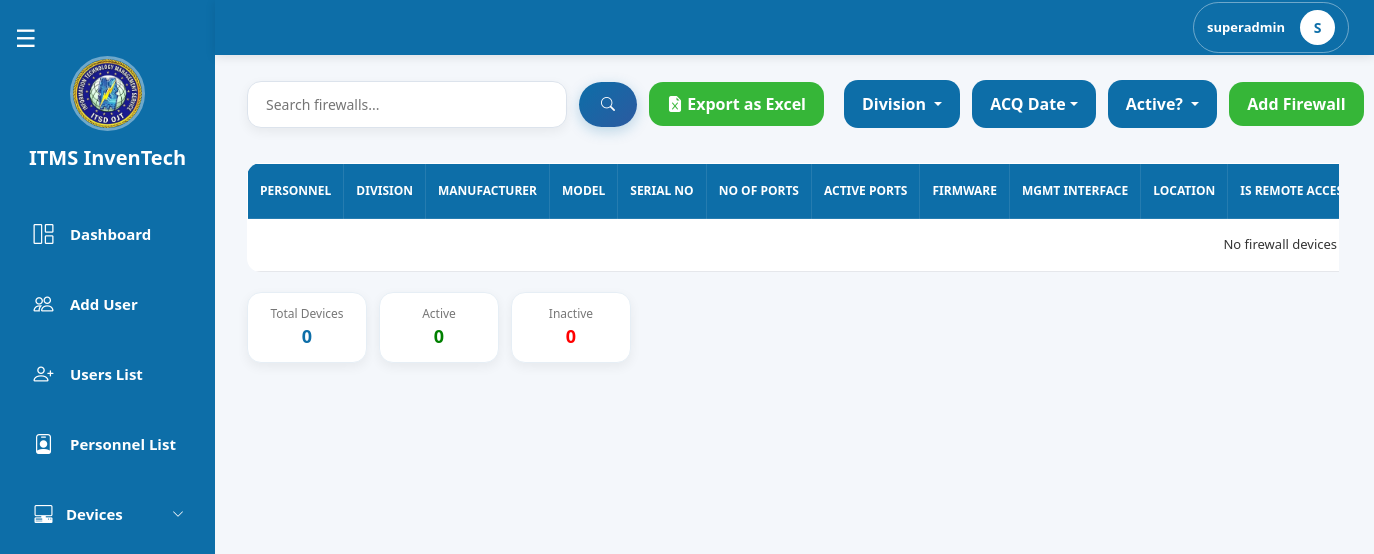
Before: /pages/superadmin/device_firewalls.php (signed in) with the older database file.
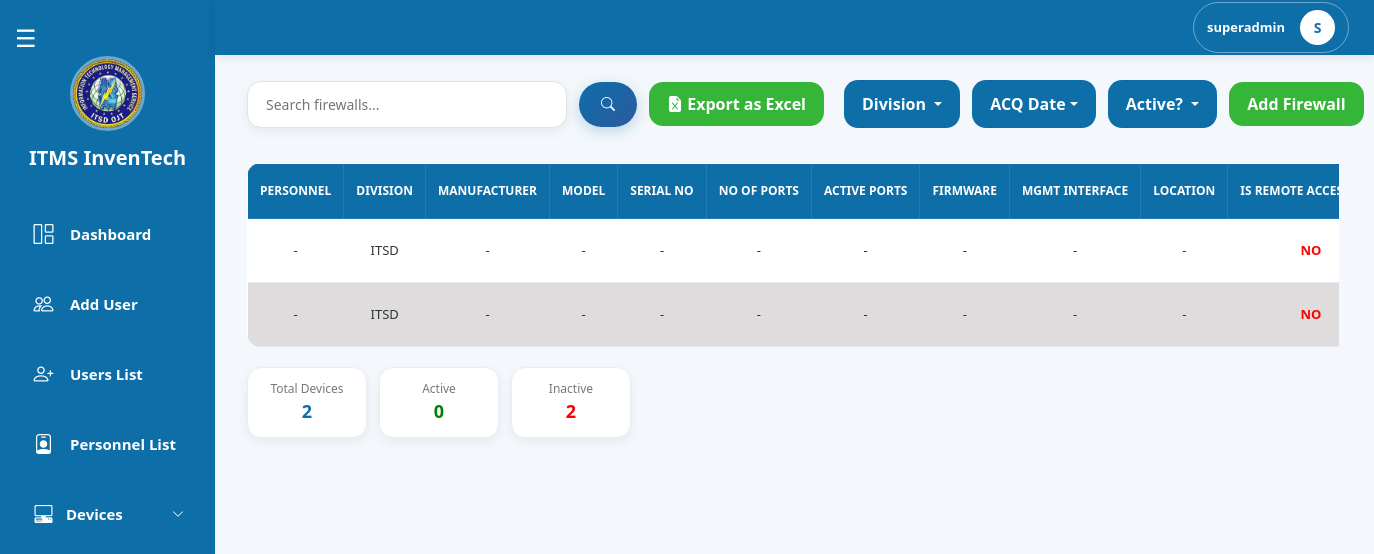
After: the same page with the newer database file.
### tables this page shows
CREATE TABLE `firewalls` (
  `id` int(11) NOT NULL,
  `personnel_id` int(11) NOT NULL,
  `division_id` int(11) NOT NULL,
  `device_id` int(11) NOT NULL,
  `manufacturer` varchar(255) DEFAULT NULL,
  `model` varchar(255) DEFAULT NULL,
  `serial_no` varchar(255) DEFAULT NULL,
  `no_of_ports` int(11) DEFAULT NULL,
  `no_of_active_ports` int(11) DEFAULT NULL,
  `firmware_version` varchar(255) DEFAULT NULL,
  `management_interface_type` varchar(255) DEFAULT NULL,
  `location` varchar(255) DEFAULT NULL,
  `is_active` tinyint(1) NOT NULL,
  `is_remotely_accessible` tinyint(1) DEFAULT NULL,
  `remote_connection_details` text DEFAULT NULL,
  `remarks` text DEFAULT NULL,
  `pnp_focal_person` varchar(255) DEFAULT NULL,
  `contact_details` int(11) DEFAULT NULL,
  `acquisition_date` date DEFAULT NULL,
  `acquisition_type` varchar(255) DEFAULT NULL,
  `acquisition_details` text DEFAULT NULL,
  `previous_owners_id` longtext DEFAULT NULL CHECK (json_valid(`previous_owners_id`)),
  `created_date` date NOT NULL DEFAULT current_timestamp(),
  `last_updated_at` date DEFAULT NULL
);

CREATE TABLE `divisions` (
  `id` int(11) NOT NULL,
  `division` varchar(100) NOT NULL
);

### pages/superadmin/device_firewalls.php (the view, shortened to what this page needs)
<?php
include("../../config/db.php");
$limit  = 10;
$page   = max(1, (int)($_GET['page'] ?? 1));
$offset = ($page - 1) * $limit;
$search = trim($_GET['search'] ?? '');
$division_filter_raw = $_GET['division'] ?? [];
$division_filter     = is_array($division_filter_raw)
    ? array_filter(array_map('trim', $division_filter_raw)) : [];
$active_filter = isset($_GET['is_active']) ? trim($_GET['is_active']) : '';
$acq_filter = trim($_GET['filter_acq'] ?? '');
$where  = [];
$params = [];
$types  = '';
$whereSQL = !empty($where) ? "WHERE " . implode(" AND ", $where) : "";
$baseJoin = "
    FROM firewalls f
    LEFT JOIN personnels per ON f.personnel_id = per.id
    LEFT JOIN ranks rk       ON per.rank_id = rk.id
    LEFT JOIN divisions d    ON f.division_id = d.id
";
$stmtTotal = $conn->prepare("SELECT COUNT(*) AS total $baseJoin $whereSQL");
$stmtTotal->execute();
$totalDevices = $stmtTotal->get_result()->fetch_assoc()['total'] ?? 0;
$activeWhere   = $where;
$activeWhere[] = "f.is_active = 1";
$activeSQL     = "WHERE " . implode(" AND ", $activeWhere);
$inactiveWhere   = $where;
$inactiveWhere[] = "f.is_active = 0";
$inactiveSQL     = "WHERE " . implode(" AND ", $inactiveWhere);
$sa = $conn->prepare("SELECT COUNT(*) AS total $baseJoin $activeSQL");
$sa->execute();
$activeDevices = $sa->get_result()->fetch_assoc()['total'] ?? 0;
$si = $conn->prepare("SELECT COUNT(*) AS total $baseJoin $inactiveSQL");
$si->execute();
$inactiveDevices = $si->get_result()->fetch_assoc()['total'] ?? 0;
$stmt = $conn->prepare("
    SELECT f.*,
        CONCAT(COALESCE(rk.rank, ''), ' ', per.first_name, ' ', per.middle_name, ' ', per.last_name) AS fullname,
        d.division AS division_name
    $baseJoin
    $whereSQL
    ORDER BY f.id DESC
    LIMIT ?, ?
");
$fp = $params;
$ft = $types . 'ii';
$fp[] = $offset;
$fp[] = $limit;
$stmt->bind_param($ft, ...$fp);
$stmt->execute();
$result = $stmt->get_result();
$exportParams = http_build_query([
    'search'     => $search,
    'division'   => $division_filter,
    'is_active'  => $active_filter,
    'filter_acq' => $acq_filter,
]);
?>
<!DOCTYPE html>
<html lang="en">
<head>
    <link href="https://cdn.jsdelivr.net/npm/bootstrap@5.3.3/dist/css/bootstrap.min.css" rel="stylesheet">
    <link rel="stylesheet" href="../superadmin/css/devices.css">
    <link rel="stylesheet" href="css/superadmin_navbar.css">
    <link rel="stylesheet" href="./css/superadmin_sidebar.css">
</head>
<body>
    <?php include 'superadmin_sidebar.php'; ?>
    <?php include 'superadmin_navbar.php'; ?>
    <div class="top-bar">
        <div class="search-container">
            <form method="GET" action="device_firewalls.php" class="search-form">
                <input type="text" name="search" class="search-input"
                    placeholder="Search firewalls..." value="<?= htmlspecialchars($search) ?>">
                <button type="submit" class="search-btn"><i class="bi bi-search"></i></button>
                <a href="export_firewalls.php?<?= htmlspecialchars($exportParams) ?>"
                    class="btn add-laptop-btn"
                    onclick="setTimeout(()=>showToast('Export downloaded successfully!','success'),800)">
                    <i class="bi bi-file-earmark-excel-fill"></i> Export as Excel
                </a>
            </form>
        </div>
        <div class="right-side">
            <div class="filters">
                <form method="GET" action="device_firewalls.php" id="filterForm">
                    <div class="dropdown">
                        <?php $divLabel = empty($division_filter) ? 'Division' : (count($division_filter) === 1 ? $division_filter[0] : count($division_filter) . ' Divisions selected'); ?>
                        <button class="btn filter-btn dropdown-toggle" type="button"
                            data-bs-toggle="dropdown" data-bs-auto-close="outside">
                            <?= htmlspecialchars($divLabel) ?>
                        </button>
                    </div>
                </form>
            </div>
            <div class="dropdown">
                <?php
                $acqLabel = 'ACQ Date';
                ?>
                <button class="btn filter-btn dropdown-toggle" data-bs-toggle="dropdown"><?= htmlspecialchars($acqLabel) ?></button>
            </div>
            <div class="dropdown">
                <button class="btn filter-btn dropdown-toggle" data-bs-toggle="dropdown">
                    <?= $active_filter === '' ? 'Active?' : ($active_filter == 1 ? 'YES' : 'NO') ?>
                </button>
            </div>
            <button type="button" class="btn add-btn" data-bs-toggle="modal" data-bs-target="#addFirewallModal">
                Add Firewall
            </button>
        </div>
    </div>
    <div class="contenttable">
        <div class="table-container">
            <table class="users-table">
                <thead>
                    <tr>
                        <th>PERSONNEL</th>
                        <th>DIVISION</th>
                        <th>MANUFACTURER</th>
                        <th>MODEL</th>
                        <th>SERIAL NO</th>
                        <th>NO OF PORTS</th>
                        <th>ACTIVE PORTS</th>
                        <th>FIRMWARE</th>
                        <th>MGMT INTERFACE</th>
                        <th>LOCATION</th>
                        <th>IS REMOTE ACCESSIBLE?</th>
                    </tr>
                </thead>
                <tbody>
                    <?php if ($result->num_rows > 0): ?>
                        <?php while ($row = $result->fetch_assoc()): ?>
                            <tr class="clickable-row" data-active="<?= $row['is_active'] ? '1' : '0' ?>"
                                data-bs-toggle="modal" data-bs-target="#viewFirewallModal<?= $row['id'] ?>">
                                <td><?= htmlspecialchars($row['fullname'] ?? '-') ?: '-' ?></td>
                                <td><?= htmlspecialchars($row['division_name'] ?? 'N/A') ?></td>
                                <td><?= htmlspecialchars($row['manufacturer'] ?? '') ?: '-' ?></td>
                                <td><?= htmlspecialchars($row['model'] ?? '') ?: '-' ?></td>
                                <td><?= htmlspecialchars($row['serial_no'] ?? '') ?: '-' ?></td>
                                <td><?= htmlspecialchars($row['no_of_ports'] ?? '') ?: '-' ?></td>
                                <td><?= htmlspecialchars($row['no_of_active_ports'] ?? '') ?: '-' ?></td>
                                <td><?= htmlspecialchars($row['firmware_version'] ?? '') ?: '-' ?></td>
                                <td><?= htmlspecialchars($row['management_interface_type'] ?? '') ?: '-' ?></td>
                                <td><?= htmlspecialchars($row['location'] ?? '') ?: '-' ?></td>
                                <td><?= $row['is_remotely_accessible'] ? '<span style="color:green;font-weight:bold;">YES</span>' : '<span style="color:red;font-weight:bold;">NO</span>' ?></td>
                            </tr>
                        <?php endwhile; ?>
                    <?php else: ?>
                        <tr>
                            <td colspan="21" class="text-center">No firewall devices found.</td>
                        </tr>
                    <?php endif; ?>
                </tbody>
            </table>
        </div>
        <div class="table-footer">
            <div class="user-stats">
                <div class="stat-box total"><span class="label">Total Devices</span><span class="value"><?= $totalDevices ?></span></div>
                <div class="stat-box active"><span class="label">Active</span><span class="value"><?= $activeDevices ?></span></div>
                <div class="stat-box inactive"><span class="label">Inactive</span><span class="value"><?= $inactiveDevices ?></span></div>
            </div>
        </div>
    </div>
</body>
</html>

### pages/superadmin/superadmin_sidebar.php (shortened to what this page needs)
<head>
    <link rel="stylesheet" href="https://cdn.jsdelivr.net/npm/bootstrap-icons@1.11.3/font/bootstrap-icons.min.css">
</head>
<div class="sidebar" id="sidebar">
    <div class="nav-left">
        <span class="toggle-btn" id="toggleBtn">☰</span>
    </div>
    <img src="../../assets/img/ITMSLOGO.jpg" class="logo">
    <h2 class="sidebar-title">ITMS InvenTech</h2>
    <a href="superadmin_dashboard.php"
        class="<?= basename($_SERVER['PHP_SELF']) == 'superadmin_dashboard.php' ? 'active' : '' ?>">
        <span class="icon"><i class="bi bi-grid-1x2"></i></span>
        <span class="text">Dashboard</span>
    </a>
    <a href="../superadmin/user_create.php"
        class="<?= basename($_SERVER['PHP_SELF']) == 'user_create.php' ? 'active' : '' ?>">
        <span class="icon"><i class="bi bi-people"></i></span>
        <span class="text">Add User</span>
    </a>
    <a href="../superadmin/users_list.php"
        class="<?= basename($_SERVER['PHP_SELF']) == 'users_list.php' ? 'active' : '' ?>">
        <span class="icon"><i class="bi bi-person-plus"></i></span>
        <span class="text">Users List</span>
    </a>
    <a href="../superadmin/personnel_list.php"
        class="<?= basename($_SERVER['PHP_SELF']) == 'personnel_list.php' ? 'active' : '' ?>">
        <span class="icon"><i class="bi bi-person-badge"></i></span>
        <span class="text">Personnel List</span>
    </a>
    <div class="dropdown">
        <button class="dropdown-btn" id="deviceDropdownBtn">
            <div class="menu-item">
                <span class="icon">
                    <i class="bi bi-pc-display-horizontal"></i>
                </span>
                <span class="text">Devices</span>
            </div>
            <span class="arrow"><i class="bi bi-chevron-down"></i></span>
        </button>
    </div>
</div>

### pages/superadmin/superadmin_navbar.php (shortened to what this page needs)
<?php
$user = $_SESSION['user'] ?? [];
$username = $user['username'] ?? 'User';
?>
<header class="header">
    <div class="navbar">
        <div class="admin-profile" id="adminProfile">
            <span class="username">
                <?= htmlspecialchars($username) ?>
            </span>
            <div class="profile-avatar">
                <?= strtoupper(substr($username, 0, 1)) ?>
            </div>
        </div>
    </div>
</header>

### pages/superadmin/css/devices.css (style rules this page uses)
:root { --sidebar-expanded: 247px; --sidebar-collapsed: 115px; --primary: #0d6ea8; --primary-dark: #0b5f91; --primary-darker: #095a8a; --primary-gradient: linear-gradient(135deg, #0d6ea8, #2c5aa0); --green: #0fa90fd3; --green-dark: #0c960cd3; --bg-page: #f4f7fb; --bg-white: #ffffff; --bg-modal-body: #f8fafc; --border-light: #dce3ec; --border-card: #eef2f6; --text-dark: #333; --text-label: #334155; --text-muted: #777; --row-even: #dedcdc; --row-hover: #dfe6e9; --shadow-sm: 0 4px 12px rgba(0, 0, 0, 0.06); --shadow-md: 0 4px 18px rgba(0, 0, 0, 0.08); --shadow-lg: 0 8px 20px rgba(0, 0, 0, 0.15); --shadow-primary: 0 4px 14px rgba(13, 110, 168, 0.25); --shadow-primary-hover: 0 6px 18px rgba(13, 110, 168, 0.35); --radius-sm: 10px; --radius-md: 14px; --radius-lg: 18px; --radius-xl: 20px; --radius-pill: 24px; }
body { background: var(--bg-page); overflow-x: hidden; }
.top-bar { margin-top: 80px; margin-left: var(--sidebar-expanded); margin-right: 35px; display: flex; justify-content: space-between; align-items: center; gap: 20px; flex-wrap: nowrap; transition: all 0.3s ease; }
.filters { display: flex; align-items: center; }
#filterForm { display: flex; align-items: center; gap: 12px; flex-wrap: nowrap; }
.filter-btn { background: var(--primary); color: white; border: none; padding: 12px 18px; border-radius: var(--radius-md); font-weight: 600; transition: all 0.3s ease; white-space: nowrap; }
.add-btn, .add-desktop-btn, .add-laptop-btn { background: var(--green); color: white; border: none; padding: 10px 18px; border-radius: var(--radius-md); font-weight: 600; transition: all 0.2s ease; white-space: nowrap; }
.right-side { display: flex; align-items: center; gap: 12px; flex-wrap: nowrap; }
.search-container { display: flex; align-items: center; }
.search-form { display: flex; align-items: center; gap: 12px; flex-wrap: nowrap; }
.search-input { width: 320px; padding: 12px 18px; border: 1px solid var(--border-light); border-radius: var(--radius-md); outline: none; font-size: 14px; font-weight: 500; background: var(--bg-white); box-shadow: var(--shadow-sm); transition: all 0.3s ease; }
.search-btn { border: none; padding: 12px 22px; border-radius: var(--radius-pill); background: var(--primary-gradient); color: white; font-size: 14px; font-weight: 600; cursor: pointer; transition: all 0.3s ease; box-shadow: var(--shadow-primary); white-space: nowrap; }
.contenttable { margin-left: var(--sidebar-expanded); margin-right: 35px; margin-top: 35px; border-radius: var(--radius-lg); transition: all 0.3s ease; overflow: visible; }
.table-container { overflow-x: auto; white-space: nowrap; }
.users-table { width: 100%; border-collapse: collapse; min-width: 1200px; background: white; border-radius: var(--radius-md); overflow: hidden; }
.users-table thead { background: var(--primary); }
.users-table thead th { color: white; padding: 18px 12px; border: 1px solid rgba(255, 255, 255, 0.1); font-size: 12px; font-weight: 700; text-align: center; white-space: nowrap; text-transform: uppercase; }
.users-table tbody td { padding: 16px 12px; font-size: 13px; text-align: center; border-bottom: 1px solid #e5e7eb; color: var(--text-dark); white-space: nowrap; }
.users-table tbody tr:nth-child(odd) { background-color: #ffffff; }
.users-table tbody tr:nth-child(even) { background-color: var(--row-even); }
.table-footer { margin-top: 20px; display: flex; justify-content: space-between; align-items: center; gap: 20px; flex-wrap: wrap; }
.user-stats { display: flex; gap: 12px; }
.stat-box { min-width: 120px; padding: 12px 16px; border-radius: var(--radius-md); background: var(--bg-white); border: 1px solid #e6eef5; box-shadow: var(--shadow-sm); text-align: center; }
.stat-box .label { display: block; font-size: 12px; color: var(--text-muted); }
.stat-box .value { font-size: 18px; font-weight: bold; color: var(--primary); }
.stat-box.active .value { color: green; }
.stat-box.inactive .value { color: red; }

Changed rows visible on the page:
added firewalls: fullname "-", division.division "ITSD", manufacturer "-", model "-", serial_no "-", no_of_ports "-", no_of_active_ports "-", firmware_version "-", management_interface_type "-", location "-", is_remotely_accessible "NO"
added firewalls: fullname "-", division.division "ITSD", manufacturer "-", model "-", serial_no "-", no_of_ports "-", no_of_active_ports "-", firmware_version "-", management_interface_type "-", location "-", is_remotely_accessible "NO"
Other visible differences:
$totalDevices: "0" → "2"
$inactiveDevices: "0" → "2"
text no longer shown: "No firewall devices…"
